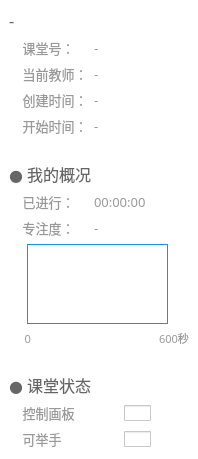
          <widget class="QWidget" name="scrollAreaWidgetContents">
           <property name="geometry">
            <rect>
             <x>0</x>
             <y>0</y>
             <width>198</width>
             <height>459</height>
            </rect>
           </property>
           <property name="minimumSize">
            <size>
             <width>198</width>
             <height>0</height>
            </size>
           </property>
           <property name="maximumSize">
            <size>
             <width>198</width>
             <height>16777215</height>
            </size>
           </property>
           <property name="styleSheet">
            <string notr="true">QWidget {
	border: none;
	background-color: #ffffff;
}</string>
           </property>
           <layout class="QGridLayout" name="gridLayout_8">
            <property name="leftMargin">
             <number>9</number>
            </property>
            <property name="topMargin">
             <number>9</number>
            </property>
            <property name="rightMargin">
             <number>9</number>
            </property>
            <property name="bottomMargin">
             <number>9</number>
            </property>
            <item row="2" column="0" colspan="3">
             <widget class="QLabel" name="label_18">
              <property name="font">
               <font>
                <family>微软雅黑</family>
                <pointsize>10</pointsize>
               </font>
              </property>
              <property name="styleSheet">
               <string notr="true">QLabel {
	border: none;
	background: none;
	color: #999999;
}</string>
              </property>
              <property name="text">
               <string>    课堂号：</string>
              </property>
              <property name="alignment">
               <set>Qt::AlignLeading|Qt::AlignLeft|Qt::AlignVCenter</set>
              </property>
             </widget>
            </item>
            <item row="1" column="0" colspan="7">
             <widget class="QLabel" name="room_name_text">
              <property name="font">
               <font>
                <family>微软雅黑</family>
                <pointsize>12</pointsize>
               </font>
              </property>
              <property name="styleSheet">
               <string notr="true">QLabel {
	border: none;
	background: none;
	color: #666666;
}</string>
              </property>
              <property name="text">
               <string>-</string>
              </property>
             </widget>
            </item>
            <item row="11" column="3" colspan="4">
             <widget class="QLabel" name="concentration_text">
              <property name="font">
               <font>
                <family>微软雅黑</family>
                <pointsize>10</pointsize>
               </font>
              </property>
              <property name="styleSheet">
               <string notr="true">QLabel {
	border: none;
	background: none;
	color: #999999;
}</string>
              </property>
              <property name="text">
               <string>-</string>
              </property>
              <property name="alignment">
               <set>Qt::AlignLeading|Qt::AlignLeft|Qt::AlignVCenter</set>
              </property>
             </widget>
            </item>
            <item row="10" column="0" colspan="3">
             <widget class="QLabel" name="label_4">
              <property name="font">
               <font>
                <family>微软雅黑</family>
                <pointsize>10</pointsize>
               </font>
              </property>
              <property name="styleSheet">
               <string notr="true">QLabel {
	border: none;
	background: none;
	color: #999999;
}</string>
              </property>
              <property name="text">
               <string>    已进行：</string>
              </property>
             </widget>
            </item>
            <item row="11" column="0" colspan="3">
             <widget class="QLabel" name="label_15">
              <property name="font">
               <font>
                <family>微软雅黑</family>
                <pointsize>10</pointsize>
               </font>
              </property>
              <property name="styleSheet">
               <string notr="true">QLabel {
	border: none;
	background: none;
	color: #999999;
}</string>
              </property>
              <property name="text">
               <string>    专注度：</string>
              </property>
             </widget>
            </item>
            <item row="16" column="0" colspan="3">
             <widget class="QLabel" name="label_21">
              <property name="font">
               <font>
                <family>微软雅黑</family>
                <pointsize>10</pointsize>
               </font>
              </property>
              <property name="styleSheet">
               <string notr="true">QLabel {
	border: none;
	background: none;
	color: #999999;
}</string>
              </property>
              <property name="text">
               <string>    控制画板</string>
              </property>
             </widget>
            </item>
            <item row="14" column="0" colspan="7">
             <spacer name="verticalSpacer_7">
              <property name="orientation">
               <enum>Qt::Vertical</enum>
              </property>
              <property name="sizeType">
               <enum>QSizePolicy::Fixed</enum>
              </property>
              <property name="sizeHint" stdset="0">
               <size>
                <width>20</width>
                <height>20</height>
               </size>
              </property>
             </spacer>
            </item>
            <item row="13" column="6">
             <widget class="QLabel" name="label_2">
              <property name="font">
               <font>
                <family>微软雅黑</family>
                <pointsize>8</pointsize>
               </font>
              </property>
              <property name="styleSheet">
               <string notr="true">color: #999999;</string>
              </property>
              <property name="text">
               <string>600秒</string>
              </property>
             </widget>
            </item>
            <item row="8" column="0" colspan="7">
             <spacer name="verticalSpacer_6">
              <property name="orientation">
               <enum>Qt::Vertical</enum>
              </property>
              <property name="sizeType">
               <enum>QSizePolicy::Fixed</enum>
              </property>
              <property name="sizeHint" stdset="0">
               <size>
                <width>20</width>
                <height>20</height>
               </size>
              </property>
             </spacer>
            </item>
            <item row="3" column="0" colspan="3">
             <widget class="QLabel" name="label_24">
              <property name="font">
               <font>
                <family>微软雅黑</family>
                <pointsize>10</pointsize>
               </font>
              </property>
              <property name="styleSheet">
               <string notr="true">QLabel {
	border: none;
	background: none;
	color: #999999;
}</string>
              </property>
              <property name="text">
               <string>    当前教师：</string>
              </property>
              <property name="alignment">
               <set>Qt::AlignLeading|Qt::AlignLeft|Qt::AlignVCenter</set>
              </property>
             </widget>
            </item>
            <item row="9" column="0" colspan="7">
             <widget class="QLabel" name="label_17">
              <property name="font">
               <font>
                <family>微软雅黑</family>
                <pointsize>12</pointsize>
               </font>
              </property>
              <property name="styleSheet">
               <string notr="true">QLabel {
	border: none;
	background: none;
	color: #666666;
}</string>
              </property>
              <property name="text">
               <string>● 我的概况</string>
              </property>
             </widget>
            </item>
            <item row="12" column="0" colspan="7">
             <widget class="QWidget" name="widget_content" native="true">
              <property name="minimumSize">
               <size>
                <width>0</width>
                <height>80</height>
               </size>
              </property>
              <property name="maximumSize">
               <size>
                <width>16777215</width>
                <height>120</height>
               </size>
              </property>
              <property name="styleSheet">
               <string notr="true"/>
              </property>
              <widget class="QtCharts::QChartView" name="concentration_area_chart_min_widget" native="true">
               <property name="geometry">
                <rect>
                 <x>18</x>
                 <y>0</y>
                 <width>141</width>
                 <height>80</height>
                </rect>
               </property>
               <property name="styleSheet">
                <string notr="true">border: 1px solid #1296db;</string>
               </property>
              </widget>
             </widget>
            </item>
            <item row="13" column="0">
             <widget class="QLabel" name="label">
              <property name="font">
               <font>
                <family>微软雅黑</family>
                <pointsize>8</pointsize>
               </font>
              </property>
              <property name="styleSheet">
               <string notr="true">color: #999999;</string>
              </property>
              <property name="text">
               <string>0</string>
              </property>
              <property name="alignment">
               <set>Qt::AlignRight|Qt::AlignTrailing|Qt::AlignVCenter</set>
              </property>
             </widget>
            </item>
            <item row="15" column="0" colspan="7">
             <widget class="QLabel" name="label_20">
              <property name="font">
               <font>
                <family>微软雅黑</family>
                <pointsize>12</pointsize>
               </font>
              </property>
              <property name="styleSheet">
               <string notr="true">QLabel {
	border: none;
	background: none;
	color: #666666;
}</string>
              </property>
              <property name="text">
               <string>● 课堂状态</string>
              </property>
             </widget>
            </item>
            <item row="17" column="3" colspan="4">
             <widget class="QCheckBox" name="checkBox_3">
              <property name="enabled">
               <bool>false</bool>
              </property>
              <property name="sizePolicy">
               <sizepolicy hsizetype="Minimum" vsizetype="Fixed">
                <horstretch>0</horstretch>
                <verstretch>0</verstretch>
               </sizepolicy>
              </property>
              <property name="minimumSize">
               <size>
                <width>27</width>
                <height>16</height>
               </size>
              </property>
              <property name="maximumSize">
               <size>
                <width>16777215</width>
                <height>16</height>
               </size>
              </property>
              <property name="styleSheet">
               <string notr="true">QCheckBox {
	padding-left: 30px;
}

QCheckBox::indicator {
    width: 27px;
    height: 16px;
	background: none;
}

QCheckBox::indicator:unchecked {
	image: url(:/button/Resources/material/button/turn_off.png);
}

QCheckBox::indicator:checked {
    image: url(:/button/Resources/material/button/turn_on.png);
}</string>
              </property>
              <property name="text">
               <string/>
              </property>
              <property name="tristate">
               <bool>false</bool>
              </property>
             </widget>
            </item>
            <item row="17" column="0" colspan="3">
             <widget class="QLabel" name="label_23">
              <property name="font">
               <font>
                <family>微软雅黑</family>
                <pointsize>10</pointsize>
               </font>
              </property>
              <property name="styleSheet">
               <string notr="true">QLabel {
	border: none;
	background: none;
	color: #999999;
}</string>
              </property>
              <property name="text">
               <string>    可举手</string>
              </property>
             </widget>
            </item>
            <item row="4" column="0" colspan="3">
             <widget class="QLabel" name="label_19">
              <property name="font">
               <font>
                <family>微软雅黑</family>
                <pointsize>10</pointsize>
               </font>
              </property>
              <property name="styleSheet">
               <string notr="true">QLabel {
	border: none;
	background: none;
	color: #999999;
}</string>
              </property>
              <property name="text">
               <string>    创建时间：</string>
              </property>
              <property name="alignment">
               <set>Qt::AlignLeading|Qt::AlignLeft|Qt::AlignVCenter</set>
              </property>
             </widget>
            </item>
            <item row="16" column="3" colspan="4">
             <widget class="QCheckBox" name="checkBox">
              <property name="enabled">
               <bool>false</bool>
              </property>
              <property name="sizePolicy">
               <sizepolicy hsizetype="Minimum" vsizetype="Fixed">
                <horstretch>0</horstretch>
                <verstretch>0</verstretch>
               </sizepolicy>
              </property>
              <property name="minimumSize">
               <size>
                <width>27</width>
                <height>16</height>
               </size>
              </property>
              <property name="maximumSize">
               <size>
                <width>16777215</width>
                <height>16</height>
               </size>
              </property>
              <property name="styleSheet">
               <string notr="true">QCheckBox {
	padding-left: 30px;
}

QCheckBox::indicator {
    width: 27px;
    height: 16px;
	background: none;
}

QCheckBox::indicator:unchecked {
	image: url(:/button/Resources/material/button/turn_off.png);
}

QCheckBox::indicator:checked {
    image: url(:/button/Resources/material/button/turn_on.png);
}</string>
              </property>
              <property name="text">
               <string/>
              </property>
              <property name="tristate">
               <bool>false</bool>
              </property>
             </widget>
            </item>
            <item row="5" column="3" colspan="4">
             <widget class="QLabel" name="begin_time_text">
              <property name="font">
               <font>
                <family>微软雅黑</family>
                <pointsize>10</pointsize>
               </font>
              </property>
              <property name="styleSheet">
               <string notr="true">QLabel {
	border: none;
	background: none;
	color: #999999;
}</string>
              </property>
              <property name="text">
               <string>-</string>
              </property>
             </widget>
            </item>
            <item row="19" column="0" colspan="7">
             <spacer name="verticalSpacer_5">
              <property name="orientation">
               <enum>Qt::Vertical</enum>
              </property>
              <property name="sizeHint" stdset="0">
               <size>
                <width>171</width>
                <height>548</height>
               </size>
              </property>
             </spacer>
            </item>
            <item row="3" column="3" colspan="4">
             <widget class="QLabel" name="teacher_name_text">
              <property name="font">
               <font>
                <family>微软雅黑</family>
                <pointsize>10</pointsize>
               </font>
              </property>
              <property name="styleSheet">
               <string notr="true">QLabel {
	border: none;
	background: none;
	color: #999999;
}</string>
              </property>
              <property name="text">
               <string>-</string>
              </property>
             </widget>
            </item>
            <item row="5" column="0" colspan="3">
             <widget class="QLabel" name="label_31">
              <property name="font">
               <font>
                <family>微软雅黑</family>
                <pointsize>10</pointsize>
               </font>
              </property>
              <property name="styleSheet">
               <string notr="true">QLabel {
	border: none;
	background: none;
	color: #999999;
}</string>
              </property>
              <property name="text">
               <string>    开始时间：</string>
              </property>
              <property name="alignment">
               <set>Qt::AlignLeading|Qt::AlignLeft|Qt::AlignVCenter</set>
              </property>
             </widget>
            </item>
            <item row="4" column="3" colspan="4">
             <widget class="QLabel" name="create_time_text">
              <property name="font">
               <font>
                <family>微软雅黑</family>
                <pointsize>10</pointsize>
               </font>
              </property>
              <property name="styleSheet">
               <string notr="true">QLabel {
	border: none;
	background: none;
	color: #999999;
}</string>
              </property>
              <property name="text">
               <string>-</string>
              </property>
             </widget>
            </item>
            <item row="2" column="3" colspan="4">
             <widget class="QLabel" name="lesson_id_text">
              <property name="font">
               <font>
                <family>微软雅黑</family>
                <pointsize>10</pointsize>
               </font>
              </property>
              <property name="styleSheet">
               <string notr="true">QLabel {
	border: none;
	background: none;
	color: #999999;
}</string>
              </property>
              <property name="text">
               <string>-</string>
              </property>
             </widget>
            </item>
            <item row="10" column="3" colspan="4">
             <widget class="QLabel" name="last_time_text">
              <property name="font">
               <font>
                <family>微软雅黑</family>
                <pointsize>10</pointsize>
               </font>
              </property>
              <property name="styleSheet">
               <string notr="true">QLabel {
	border: none;
	background: none;
	color: #999999;
}</string>
              </property>
              <property name="text">
               <string>00:00:00</string>
              </property>
              <property name="alignment">
               <set>Qt::AlignLeading|Qt::AlignLeft|Qt::AlignVCenter</set>
              </property>
             </widget>
            </item>
           </layout>
          </widget>
